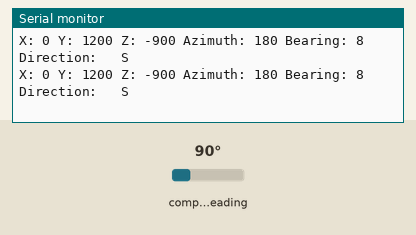
A sketch run on a simulated ESP32. Shown: the last lines printed to the serial monitor. The inputs (shaded band) are chosen by the test bench; at power-on: compass heading 90°.

Above: at 1.2 s.
1.3 s: compass heading set to 7°
At 1.69 s:
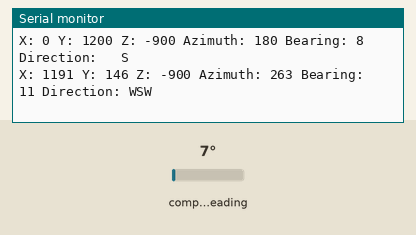
3.5 s: compass heading set to 180°
At 3.7 s:
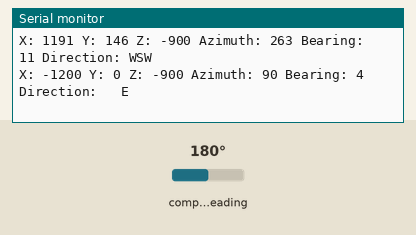
5.5 s: compass heading set to 269°
At 5.71 s:
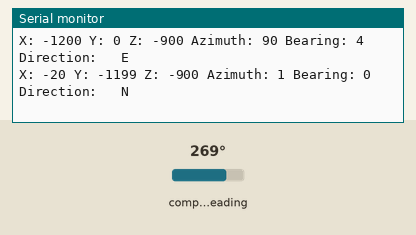
7.5 s: compass heading set to 352°
At 7.72 s:
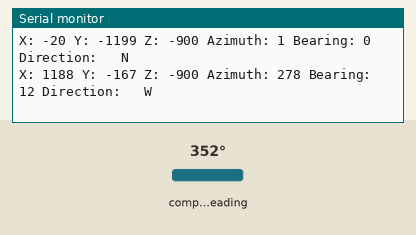

The sketch:

Brujula.ino
```cpp
#include <QMC5883LCompass.h>
#include <Wire.h>

QMC5883LCompass compass;

void setup() {
	Wire.setPins(15,27);
  Wire.begin();        // Inicia I2C (necesario en ESP32 aunque no se especifiquen pines aquí)
  Wire.setClock(400000); // Opcional: 400 kHz

  Serial.begin(115200); // Baudrate más alto para ESP32
  compass.init();
  compass.setCalibrationOffsets(-542.00, -416.00, -78.00);
  compass.setCalibrationScales(1.01, 0.99, 1.00);
}

void loop() {
  int x, y, z, a, b;
  char myArray[3];

  compass.read();

  x = compass.getX();
  y = compass.getY();
  z = compass.getZ();

  a = -90 - compass.getAzimuth();
  if (a < 0) {
    a = 360 + a;
  }

  b = compass.getBearing(a);
  compass.getDirection(myArray, a);

  Serial.print("X: "); Serial.print(x);
  Serial.print(" Y: "); Serial.print(y);
  Serial.print(" Z: "); Serial.print(z);
  Serial.print(" Azimuth: "); Serial.print(a);
  Serial.print(" Bearing: "); Serial.print(b);
  Serial.print(" Direction: ");
  Serial.print(myArray[0]); Serial.print(myArray[1]); Serial.print(myArray[2]);
  Serial.println();

  delay(250);
}
```

Measured:
- after the input at 1.3 s, the serial monitor: prints a new line after 0.21 s (image 1)
- after the input at 3.5 s, the serial monitor: prints a new line at once (image 2)
- after the input at 5.5 s, the serial monitor: prints a new line at once (image 3)
- after the input at 7.5 s, the serial monitor: prints a new line at once (image 4)
